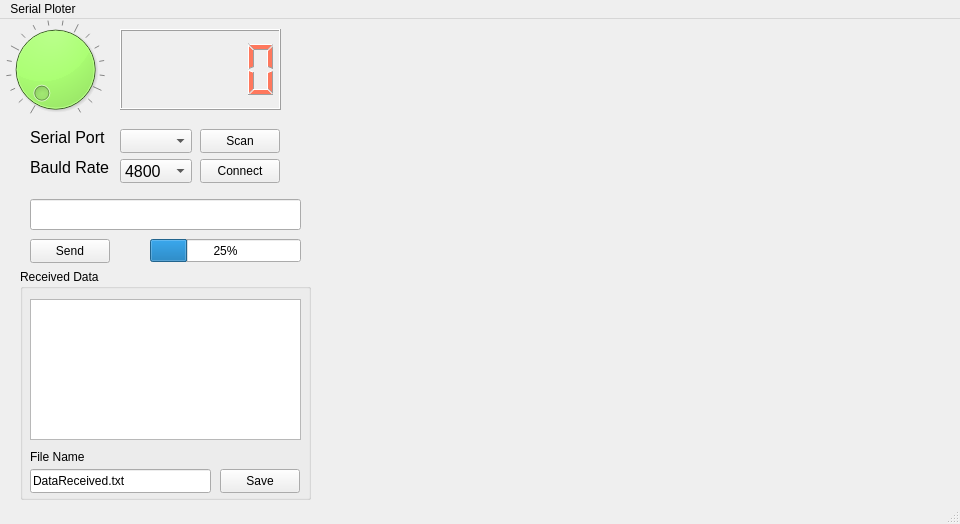
<?xml version="1.0" encoding="UTF-8"?>
<ui version="4.0">
 <class>MainWindow</class>
 <widget class="QMainWindow" name="MainWindow">
  <property name="geometry">
   <rect>
    <x>0</x>
    <y>0</y>
    <width>960</width>
    <height>524</height>
   </rect>
  </property>
  <property name="windowTitle">
   <string>MainWindow</string>
  </property>
  <property name="layoutDirection">
   <enum>Qt::LeftToRight</enum>
  </property>
  <property name="documentMode">
   <bool>false</bool>
  </property>
  <widget class="QWidget" name="centralwidget">
   <widget class="QDial" name="dial">
    <property name="geometry">
     <rect>
      <x>0</x>
      <y>0</y>
      <width>111</width>
      <height>101</height>
     </rect>
    </property>
    <property name="styleSheet">
     <string notr="true">QDial
{
	background-color:rgb(100,255,0);
}</string>
    </property>
    <property name="tracking">
     <bool>true</bool>
    </property>
    <property name="orientation">
     <enum>Qt::Horizontal</enum>
    </property>
    <property name="invertedAppearance">
     <bool>false</bool>
    </property>
    <property name="invertedControls">
     <bool>false</bool>
    </property>
    <property name="wrapping">
     <bool>false</bool>
    </property>
    <property name="notchTarget">
     <double>5.700000000000000</double>
    </property>
    <property name="notchesVisible">
     <bool>true</bool>
    </property>
   </widget>
   <widget class="QLCDNumber" name="lcdNumber_dial">
    <property name="geometry">
     <rect>
      <x>120</x>
      <y>10</y>
      <width>161</width>
      <height>81</height>
     </rect>
    </property>
    <property name="palette">
     <palette>
      <active>
       <colorrole role="WindowText">
        <brush brushstyle="SolidPattern">
         <color alpha="255">
          <red>255</red>
          <green>120</green>
          <blue>93</blue>
         </color>
        </brush>
       </colorrole>
       <colorrole role="Text">
        <brush brushstyle="SolidPattern">
         <color alpha="255">
          <red>255</red>
          <green>120</green>
          <blue>93</blue>
         </color>
        </brush>
       </colorrole>
       <colorrole role="ButtonText">
        <brush brushstyle="SolidPattern">
         <color alpha="255">
          <red>255</red>
          <green>120</green>
          <blue>93</blue>
         </color>
        </brush>
       </colorrole>
       <colorrole role="PlaceholderText">
        <brush brushstyle="SolidPattern">
         <color alpha="128">
          <red>255</red>
          <green>120</green>
          <blue>93</blue>
         </color>
        </brush>
       </colorrole>
      </active>
      <inactive>
       <colorrole role="WindowText">
        <brush brushstyle="SolidPattern">
         <color alpha="255">
          <red>255</red>
          <green>120</green>
          <blue>93</blue>
         </color>
        </brush>
       </colorrole>
       <colorrole role="Text">
        <brush brushstyle="SolidPattern">
         <color alpha="255">
          <red>255</red>
          <green>120</green>
          <blue>93</blue>
         </color>
        </brush>
       </colorrole>
       <colorrole role="ButtonText">
        <brush brushstyle="SolidPattern">
         <color alpha="255">
          <red>255</red>
          <green>120</green>
          <blue>93</blue>
         </color>
        </brush>
       </colorrole>
       <colorrole role="PlaceholderText">
        <brush brushstyle="SolidPattern">
         <color alpha="128">
          <red>255</red>
          <green>120</green>
          <blue>93</blue>
         </color>
        </brush>
       </colorrole>
      </inactive>
      <disabled>
       <colorrole role="WindowText">
        <brush brushstyle="SolidPattern">
         <color alpha="255">
          <red>255</red>
          <green>120</green>
          <blue>93</blue>
         </color>
        </brush>
       </colorrole>
       <colorrole role="Text">
        <brush brushstyle="SolidPattern">
         <color alpha="255">
          <red>255</red>
          <green>120</green>
          <blue>93</blue>
         </color>
        </brush>
       </colorrole>
       <colorrole role="ButtonText">
        <brush brushstyle="SolidPattern">
         <color alpha="255">
          <red>255</red>
          <green>120</green>
          <blue>93</blue>
         </color>
        </brush>
       </colorrole>
       <colorrole role="PlaceholderText">
        <brush brushstyle="SolidPattern">
         <color alpha="128">
          <red>255</red>
          <green>120</green>
          <blue>93</blue>
         </color>
        </brush>
       </colorrole>
      </disabled>
     </palette>
    </property>
    <property name="font">
     <font>
      <pointsize>14</pointsize>
     </font>
    </property>
    <property name="acceptDrops">
     <bool>false</bool>
    </property>
    <property name="styleSheet">
     <string notr="true">color: rgb(255, 120, 93);</string>
    </property>
    <property name="frameShape">
     <enum>QFrame::Box</enum>
    </property>
   </widget>
   <widget class="QComboBox" name="comboBox">
    <property name="geometry">
     <rect>
      <x>120</x>
      <y>110</y>
      <width>72</width>
      <height>24</height>
     </rect>
    </property>
   </widget>
   <widget class="QPushButton" name="pushButton_scan">
    <property name="geometry">
     <rect>
      <x>200</x>
      <y>110</y>
      <width>80</width>
      <height>24</height>
     </rect>
    </property>
    <property name="text">
     <string>Scan</string>
    </property>
   </widget>
   <widget class="QPushButton" name="pushButton_Connect">
    <property name="geometry">
     <rect>
      <x>200</x>
      <y>140</y>
      <width>80</width>
      <height>24</height>
     </rect>
    </property>
    <property name="text">
     <string>Connect</string>
    </property>
   </widget>
   <widget class="QLabel" name="label">
    <property name="geometry">
     <rect>
      <x>30</x>
      <y>110</y>
      <width>81</width>
      <height>16</height>
     </rect>
    </property>
    <property name="font">
     <font>
      <pointsize>12</pointsize>
     </font>
    </property>
    <property name="text">
     <string>Serial Port</string>
    </property>
   </widget>
   <widget class="QComboBox" name="comboBox_BauldRate">
    <property name="geometry">
     <rect>
      <x>120</x>
      <y>140</y>
      <width>72</width>
      <height>24</height>
     </rect>
    </property>
    <property name="font">
     <font>
      <pointsize>12</pointsize>
     </font>
    </property>
    <item>
     <property name="text">
      <string>4800</string>
     </property>
    </item>
    <item>
     <property name="text">
      <string>9600</string>
     </property>
    </item>
    <item>
     <property name="text">
      <string>19200</string>
     </property>
    </item>
    <item>
     <property name="text">
      <string>57600</string>
     </property>
    </item>
    <item>
     <property name="text">
      <string>115200</string>
     </property>
    </item>
    <item>
     <property name="text">
      <string>230400</string>
     </property>
    </item>
    <item>
     <property name="text">
      <string>576000</string>
     </property>
    </item>
    <item>
     <property name="text">
      <string>921600</string>
     </property>
    </item>
   </widget>
   <widget class="QLabel" name="label_2">
    <property name="geometry">
     <rect>
      <x>30</x>
      <y>140</y>
      <width>81</width>
      <height>16</height>
     </rect>
    </property>
    <property name="font">
     <font>
      <pointsize>12</pointsize>
     </font>
    </property>
    <property name="text">
     <string>Bauld Rate</string>
    </property>
   </widget>
   <widget class="QLineEdit" name="Send_data">
    <property name="geometry">
     <rect>
      <x>30</x>
      <y>180</y>
      <width>271</width>
      <height>31</height>
     </rect>
    </property>
    <property name="font">
     <font>
      <pointsize>14</pointsize>
     </font>
    </property>
   </widget>
   <widget class="QPushButton" name="pushButton_Send">
    <property name="geometry">
     <rect>
      <x>30</x>
      <y>220</y>
      <width>80</width>
      <height>24</height>
     </rect>
    </property>
    <property name="text">
     <string>Send</string>
    </property>
   </widget>
   <widget class="QGroupBox" name="ReceivedData">
    <property name="geometry">
     <rect>
      <x>20</x>
      <y>250</y>
      <width>291</width>
      <height>231</height>
     </rect>
    </property>
    <property name="title">
     <string>Received Data</string>
    </property>
    <widget class="QLineEdit" name="lineEdit_filename">
     <property name="geometry">
      <rect>
       <x>10</x>
       <y>200</y>
       <width>181</width>
       <height>24</height>
      </rect>
     </property>
     <property name="text">
      <string>DataReceived.txt</string>
     </property>
    </widget>
    <widget class="QLabel" name="label_4">
     <property name="geometry">
      <rect>
       <x>10</x>
       <y>180</y>
       <width>61</width>
       <height>16</height>
      </rect>
     </property>
     <property name="text">
      <string>File Name</string>
     </property>
    </widget>
    <widget class="QTextEdit" name="textEdit_Received_Data">
     <property name="geometry">
      <rect>
       <x>10</x>
       <y>30</y>
       <width>271</width>
       <height>141</height>
      </rect>
     </property>
    </widget>
    <widget class="QPushButton" name="pushButton_Save">
     <property name="geometry">
      <rect>
       <x>200</x>
       <y>200</y>
       <width>80</width>
       <height>24</height>
      </rect>
     </property>
     <property name="text">
      <string>Save</string>
     </property>
    </widget>
   </widget>
   <widget class="QProgressBar" name="progressBar_resistor">
    <property name="geometry">
     <rect>
      <x>150</x>
      <y>220</y>
      <width>151</width>
      <height>23</height>
     </rect>
    </property>
    <property name="value">
     <number>25</number>
    </property>
    <property name="orientation">
     <enum>Qt::Horizontal</enum>
    </property>
   </widget>
   <widget class="QCustomPlot" name="customPlot" native="true">
    <property name="geometry">
     <rect>
      <x>360</x>
      <y>10</y>
      <width>581</width>
      <height>471</height>
     </rect>
    </property>
   </widget>
  </widget>
  <widget class="QMenuBar" name="menubar">
   <property name="geometry">
    <rect>
     <x>0</x>
     <y>0</y>
     <width>960</width>
     <height>21</height>
    </rect>
   </property>
   <widget class="QMenu" name="menuSerial_Ploter">
    <property name="title">
     <string>Serial Ploter</string>
    </property>
   </widget>
   <addaction name="menuSerial_Ploter"/>
  </widget>
  <widget class="QStatusBar" name="statusbar">
   <property name="focusPolicy">
    <enum>Qt::ClickFocus</enum>
   </property>
   <property name="statusTip">
    <string>Clicked 'Save' to save data</string>
   </property>
  </widget>
 </widget>
 <customwidgets>
  <customwidget>
   <class>QCustomPlot</class>
   <extends>QWidget</extends>
   <header location="global">qcustomplot.h</header>
   <container>1</container>
  </customwidget>
 </customwidgets>
 <resources/>
 <connections/>
</ui>
